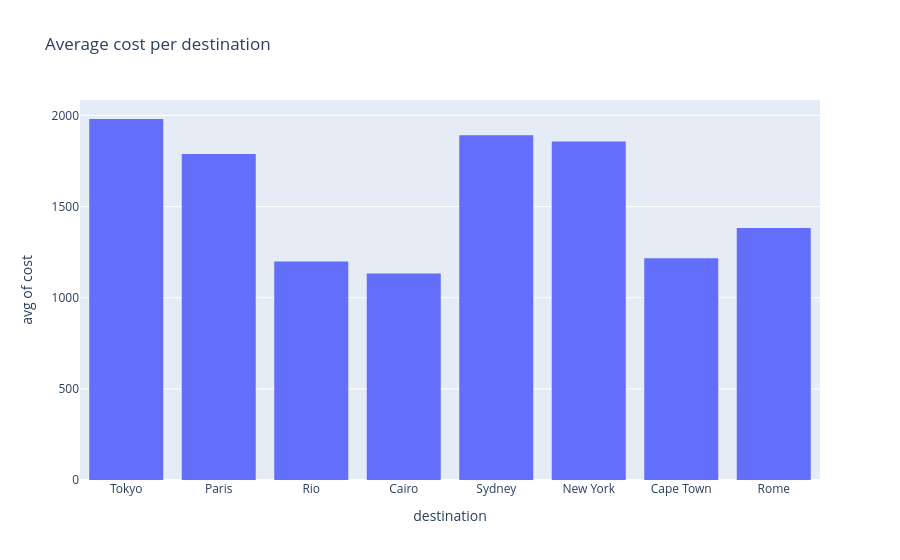

Source (notebook cell):
### Code cell
px.histogram(train, x="destination", y="cost", histfunc="avg", title="Average cost per destination")

### Figure 1 — Plotly figure (JSON) as saved in the notebook; plotly's stock layout.template omitted (floating-point values rounded to 4 significant figures; data arrays with more than 128 entries replaced by an {"elided": "..."} marker saying what was removed)
{"data": [{"bingroup": "x", "histfunc": "avg", "hovertemplate": "destination=%{x}<br>avg of cost=%{y}<extra></extra>", "legendgroup": "", "marker": {"color": "#636efa", "pattern": {"shape": ""}}, "name": "", "orientation": "v", "showlegend": false, "type": "histogram", "x": {"elided": "40000 str values"}, "xaxis": "x", "y": {"elided": "40000 float values"}, "yaxis": "y"}], "layout": {"barmode": "relative", "legend": {"tracegroupgap": 0}, "title": {"text": "Average cost per destination"}, "xaxis": {"anchor": "y", "domain": [0, 1], "title": {"text": "destination"}}, "yaxis": {"anchor": "x", "domain": [0, 1], "title": {"text": "avg of cost"}}}}
